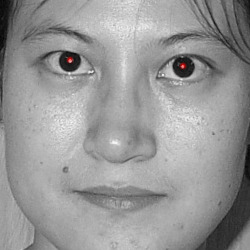
%> input picture DB0/DB0/test.jpg, 250 x 250 px
$ octave --eval "result = tnm034(imread('DB0/DB0/test.jpg'));"   (GNU Octave 9; MATLAB toolbox functions it lacks are replaced by stand-ins)
%> lines starting %> are read from the running program, lines starting %| are printed output that depends on the picture; in (x1, y1, x2, y2) boxes, pixels count from 0 and x2, y2 are one past the last pixel; in counts of white or black regions, pixels touching at a corner belong together; the program's own positions count from 1
### modifyDB1Images.m
function modifyDB1Images()

    folder = './DB1';
    files = dir(fullfile(folder, '*.jpg'));

    % Initialize cell arrays
    allImages = cell(1, numel(files));
    modifiedImages = cell(1, numel(files));
    eyeMaps = cell(1, numel(files));
    mouthMaps = cell(1, numel(files));
    combinedMaps = cell(1, numel(files));

    % New initialize cell arrays
    eyeMaps2 = cell(1, numel(files));
    mouthMaps2 = cell(1, numel(files));

    for i = 1:numel(files)
        % Read and store image
        filename = fullfile(folder, files(i).name);
        image = imread(filename);
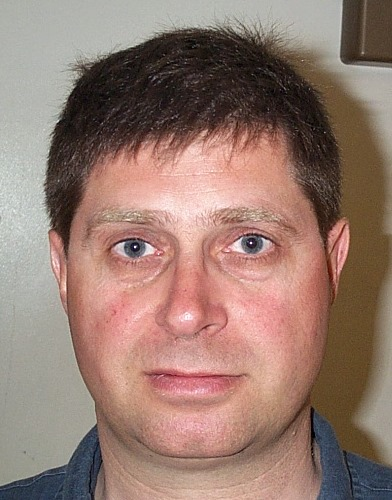
%> input picture DB1/db1_01.jpg, 392 x 500 px
%> image is the input picture: size 500x392x3 uint8; mean R, G, B 150.1, 122.6, 111.8

        % Normalize the RGB in the image
        image_corr = colorNormalizationRGB(image);
        allImages{i} = image_corr; % save normalized image to array

        rgbImage = allImages{i};
        YCrCb = ConvertRGB2YCrCb(rgbImage);

        % First map detection calls for the image
        eyeMap = eyeDetection(YCrCb);
        mouthMap = mouthDetection(YCrCb);

        % Store mapped eyes and mouth for first eye- mouuth detection
        eyeMaps{i} = eyeMap;
        mouthMaps{i} = mouthMap;

        % Insert markers into the image
        [leftEyePos, rightEyePos, mouthPos] = drawLine(eyeMap, mouthMap);

        % DON'T COMMENT OUT - WILL CRASH! (image 12 has no left eye) %
        if isempty(leftEyePos) || isempty(rightEyePos) || isempty(mouthPos)
             % Handle the case where positions are empty or detection failed
             %disp(['Processing failed for image ', num2str(i)]);
             continue; % Skip to the next iteration
        end

        % Rotates image and crops into [400, 300] size
        modifiedImage = modifyImage(rgbImage, leftEyePos, rightEyePos);

        % Calc the locations of the eye and mouth coordinates again
        fixedImage = ConvertRGB2YCrCb(modifiedImage);

        % Secound eye and mouth detection for gathering the new
        % coordinates after rotation
        eyeMap2 = eyeDetection2(fixedImage);
        mouthMap2 = mouthDetection2(fixedImage);

        % Stores the secound and final eye- mouth maps
        eyeMaps2{i} = eyeMap2;
        mouthMaps2{i} = mouthMap2;

        % Get the positions for the eyes and mouth
        [updatedLeftEyePos, updatedRightEyePos, updatedMouthPos] = drawLine(eyeMap2, mouthMap2);
        markerPositions = [updatedLeftEyePos; updatedRightEyePos; updatedMouthPos];

        % Markings on the output image with the recivied positions
        endImage = insertMarker(modifiedImage, markerPositions, 'color', 'red', size = 20);

        %Store modified image in cell array
        modifiedImages{i} = endImage;

        % Displaying the images from part one with maps and resulting images! %
        %displayImagesPart1(eyeMaps, i, mouthMaps, modifiedImages, rgbImage);

        save("images.mat","modifiedImages")
    end

end

### colorNormalizationRGB.m
function normImage = colorNormalizationRGB(image)
    r = image(:,:,1);
    g = image(:,:,2);
    b = image(:,:,3);
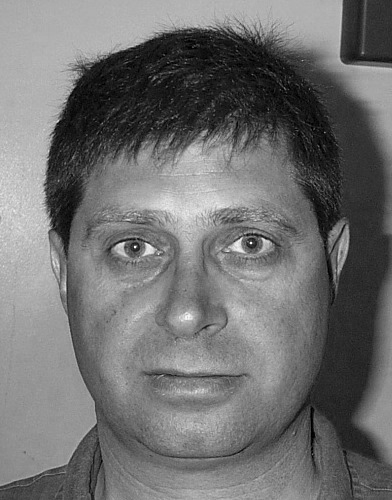
%> b: size 500x392 uint8; min 0, max 255, mean 111.8

    % Calculate the inverse mean of each color channel
    mean_R = 1/mean(r(:));
%> mean_R = 0.00666
    mean_G = 1/mean(g(:));
%> mean_G = 0.00816
    mean_B = 1/mean(b(:));
%> mean_B = 0.00894

    % Finding the highest value of the RGB mean
    maxRGB = max(max(mean_R,mean_G),mean_B);
%> maxRGB = 0.00894

    % Normalize the r,g,b
    mean_R = mean_R/maxRGB;
%> mean_R = 0.745
    mean_G = mean_G/maxRGB;
%> mean_G = 0.912
    mean_B = mean_B/maxRGB;
%> mean_B = 1

    % Scale each color channel by its normalized mean
    r = r * mean_R;
    g = g * mean_G;
    b = b * mean_B;

    % Putting together the color channels again
    normImage = cat(3, r,g,b);
end

### ConvertRGB2YCrCb.m
function YCrCb = ConvertRGB2YCrCb(rgb)
    % Function for normalizing the rgb color
    % and converting it to YCrCb color space

    r = rgb(:,:,1);
    g = rgb(:,:,2);
    b = rgb(:,:,3);

    % Calculate the inverse means of each color channel
    meanR = 1/mean(r(:));
%> meanR = 0.00894
    meanG = 1/mean(g(:));
%> meanG = 0.00894
    meanB = 1/mean(b(:));
%> meanB = 0.00894

    maxRGB = max(max(meanR,meanG),meanB);

    % Normalize each inverse mean
    meanR = meanR/maxRGB;
%> meanR = 1
    meanG = meanG/maxRGB;
%> meanG = 1
    meanB = meanB/maxRGB;
%> meanB = 1

    % Scale each color channel by its normalized mean
    r = r * meanR;
    g = g * meanG;
    b = b * meanB;

    rgb = cat(3, r,g,b);

    YCrCb = rgb2ycbcr(rgb);
%> YCrCb: size 500x392x3 uint8; mean of channels 1, 2, 3 112.1, 128, 128

end

### eyeDetection.m
function eyeMap = eyeDetection(YCrCb)

    % Chrominance component calculation
    Y = double(YCrCb(:,:,1));
    Cb = double(YCrCb(:,:,2));
    Cr = double(YCrCb(:,:,3));

    %Normalize (Cb^2), (Cr^2); and (Cb/Cr) 0-255
    Cb2_norm = normalize(Cb.^2, 'norm');
    Cb2_255_norm = normalize((Cb.^2)-1, 'norm');
    CbCr_norm = normalize((Cb./Cr), 'norm');

    % Chrominance map
    EyeMapC = (1/3) * (Cb2_norm + Cb2_255_norm + CbCr_norm);

    % Luminance component calculation
    radius = 9; % Can be changed but not recommended
    se = strel('disk', radius);

    % Apply the kernel, here se, to the luminance component
    dilationY = imdilate(Y, se);
    erosionY = imerode(Y, se);

    % Luminance map
    eyeMapL = dilationY ./ (erosionY + 1);

    % Combine the maps to one EyeMap
    eyeMap = eyeMapL .* EyeMapC;

    threshold = 0.332; % Can be changed but not recommended
    eyeMap = (eyeMap > threshold);
%> eyeMap: size 500x392 logical; 0.54% white; 13 white regions (7 under 20 px), largest, box (x1, y1, x2, y2) and area: (122, 235, 147, 257) 367, (49, 113, 67, 131) 221, (243, 236, 268, 250) 200, (67, 86, 81, 105) 158, (239, 237, 255, 253) 74, (183, 32, 197, 36) 32

    eyeMap = imdilate(eyeMap, se);
%> eyeMap: size 500x392 logical; 2.8% white; 7 white regions, largest, box (x1, y1, x2, y2) and area: (41, 76, 89, 139) 1647, (114, 227, 155, 265) 1203, (231, 228, 276, 261) 1158
    eyeMap = imdilate(eyeMap, se);
%> eyeMap: size 500x392 logical; 6.5% white; 7 white regions, largest, box (x1, y1, x2, y2) and area: (33, 68, 97, 147) 3275, (106, 219, 163, 273) 2439, (223, 220, 284, 269) 2383
    eyeMap = imerode(eyeMap, se);
%> eyeMap: size 500x392 logical; 2.8% white; 7 white regions, largest, box (x1, y1, x2, y2) and area: (41, 76, 89, 139) 1665, (114, 227, 155, 265) 1203, (231, 228, 276, 261) 1159
    eyeMap = imdilate(eyeMap, se);
    eyeMap = imerode(eyeMap, se);

    % Remove small and large regions from the binary mask
    minArea = 100;  % Adjust as needed, but ok as it is!
    maxArea = 5000; % Adjust as needed, but ok as it is!

    eyeMap = bwareaopen(eyeMap, minArea);
    eyeMap = bwareafilt(eyeMap, [minArea, maxArea]);

    % Get image dimensions
    [height, width] = size(eyeMap);

    % Label connected components in the binary mask
    labeledMask = bwlabel(eyeMap);
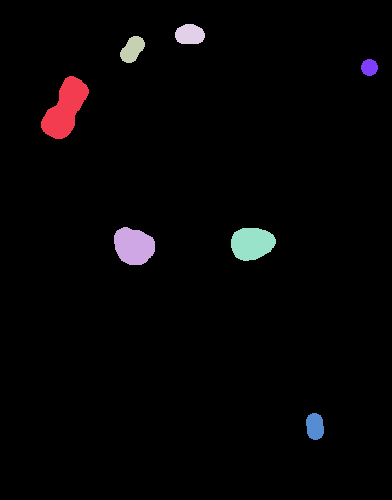
%> labeledMask: size 500x392 double; 8 distinct labels, from 0 to 7; one colour per label, 0 black

    % Remove regions outside the set range
    for i = 1:max(labeledMask(:))
        regionProperties = regionprops(labeledMask == i, 'Centroid');
        centroidX = regionProperties.Centroid(1);
        centroidY = regionProperties.Centroid(2);

        % Define ranges for the middle of the image
        middleRangeX = [width*0.1555, width*0.8];
        middleRangeY = [height*0.4, height*0.5];

        % Check if the centroid is outside the middle range, if so set
        % pixel value to 0
        if centroidX < middleRangeX(1) || centroidX > middleRangeX(2) || ...
           centroidY < middleRangeY(1) || centroidY > middleRangeY(2)
            eyeMap(labeledMask == i) = 0;
        end
    end
%> this loop made 7 passes
%> (centroidX, centroidY) on passes 2, 3, 5, 6, 7: (134.4, 246.7), (133, 50), (252.6, 244.1), (315.5, 427), (370, 68)
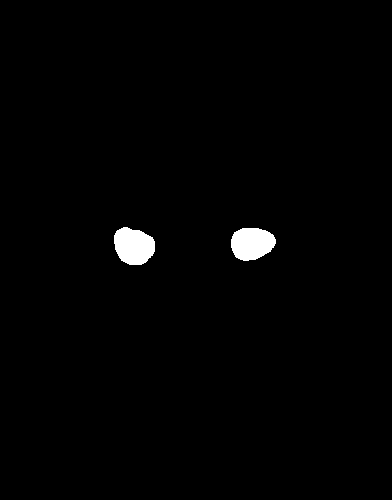
%> eyeMap: size 500x392 logical; 1.2% white; 2 white regions, box (x1, y1, x2, y2) and area: (114, 227, 155, 265) 1203, (231, 228, 276, 261) 1159
end

### mouthDetection.m
function mouthMap = mouthDetection(YCrCb)

    Cb = double(YCrCb(:,:,2));
    Cr = double(YCrCb(:,:,3));

    % Use the paper's formula for eta
    eta = 0.95 * (0.5 * sum(Cr.^2)) / (0.5 * sum(Cr./Cb));
%> eta = 15582.2
    mouthMapFormula = Cr.^2 .* (Cr.^2 - eta * Cr./Cb).^2;

    % Make it binary
    mouthMapFormula = (mouthMapFormula - min(mouthMapFormula(:))) / ...
                      (max(mouthMapFormula(:)) - min(mouthMapFormula(:)));
    threshold = 0.4105; % Can be tweaked, but right now ok!

    mouthMap = mouthMapFormula > threshold;
%> mouthMap: size 500x392 logical; 0.48% white; 5 white regions (4 under 20 px), largest, box (x1, y1, x2, y2) and area: (158, 371, 225, 391) 923
    SE = strel('disk', 10);
    mouthMap = imclose(mouthMap, SE);
%> mouthMap: size 500x392 logical; 0.53% white; 3 white regions (2 under 20 px), largest, box (x1, y1, x2, y2) and area: (153, 371, 225, 391) 1038
    mouthMap = imclearborder(mouthMap);

    % Remove small and large regions from the binary mask
    % Got the numbers by trail and error
    minArea = 40;
    maxArea = 20000;

    mouthMap = bwareaopen(mouthMap, minArea);
%> mouthMap: size 500x392 logical; 0.53% white; 1 white region, box (x1, y1, x2, y2) and area: (153, 371, 225, 391) 1038
    mouthMap = bwareafilt(mouthMap, [minArea, maxArea]);

    % Get image dimensions
    [height, width] = size(mouthMap);

    % Label connected components in the binary mask
    labeledMask = bwlabel(mouthMap);

    % Remove regions outside the specified range
    for i = 1:max(labeledMask(:))
        regionProperties = regionprops(labeledMask == i, 'Centroid');
        centroidX = regionProperties.Centroid(1);
        centroidY = regionProperties.Centroid(2);

        % Define ranges for the middle-bottom of the image
        middleRangeX = [width*0.3, width*0.7];
        middleRangeY = [height*0.6, height*0.8];

        % Check if the centroid is outside the middle-bottom range
        if centroidX < middleRangeX(1) || centroidX > middleRangeX(2) || ...
           centroidY < middleRangeY(1) || centroidY > middleRangeY(2)
             mouthMap(labeledMask == i) = 0;
        end
    end
%> this loop made 1 pass
%> (centroidX, centroidY, middleRangeX, middleRangeY) on pass 1: (190.7, 381.8, [117.6 274.4], [300 400])
end

### drawLine.m
function [leftEyePos, rightEyePos, mouthPos] = drawLine(eyeMap, mouthMap)

    % Find and count connected components in eyeMap
    CC = bwconncomp(eyeMap);
%> CC = 2 connected components
    % Measures properties for each connected component
    % in CC, which is a structure returned by bwconncomp
    statsEye = regionprops(CC, 'PixelList');
%> statsEye = 2 items

    % Makes sure image do not contain less stan 2 eyes
    if numel(statsEye) < 2
        % Insufficient eye regions detected, return empty array
        leftEyePos = [];
        rightEyePos = [];
        mouthPos = [];
        return;
    end

    % Sort eyes based on x-coordinates
    % cellfun applys function to every cell in the array
    % It calculates the mean of x-coordinates for each
    % connected component's PixelList and sorts the result

    % The '~' is used to discard the sorted values, as only the indices are needed
    [~, sortedIdxEyes] = sort(cellfun(@(x) mean(x(:, 1)), {statsEye.PixelList}));
%> sortedIdxEyes = [1 2]

    % Returns the number of elements in the statsEye array
    statsEye = statsEye(sortedIdxEyes);

    % Assuming there are two eyes,
    % Calculate the mean position of pixels for
    % the first and second connected components
    leftEyePos = mean(statsEye(1).PixelList);
%> leftEyePos = [134.4 246.7]
    rightEyePos = mean(statsEye(2).PixelList);
%> rightEyePos = [252.6 244.1]

    % Find and count connected components in mouthMap
    CC = bwconncomp(mouthMap);
%> CC = 1 connected component
    statsMouth = regionprops(CC, 'PixelList');

    if numel(statsMouth) < 1
        % No mouth detected
        leftEyePos = [];
        rightEyePos = [];
        mouthPos = [];
        return;
    end

    % Assuming there is one mouth
    mouthPos = mean(statsMouth(1).PixelList);
%> mouthPos = [190.7 381.8]
%> in modifyDB1Images, `[leftEyePos, rightEyePos, mouthPos] = drawLine(eyeMap, mouthMap);`: leftEyePos = [134.4 246.7]; rightEyePos = [252.6 244.1]; mouthPos = [190.7 381.8]
end

### modifyImage.m
function modifiedImage = modifyImage(inputImage, leftEyePos, rightEyePos)
%> called with leftEyePos = [134.4 246.7], rightEyePos = [252.6 244.1]
    % Function made for rotating and cropping every image for
    % better feature extraction.

    % Calculate the angle of rotation needed
    theta = atan2(rightEyePos(2) - leftEyePos(2), rightEyePos(1) - leftEyePos(1)) * 180 / pi;
%> theta = -1.26
    %modifiedImage = imrotate(inputImage, theta, 'bicubic', 'loose');

    % NOTE!! rotateAround() is made by Jan Motl (jan@motl.us), see
    % 'externfucntions' --> 'license.txt' for more information on usage
    % rights.
    modifiedImage = rotateAround(inputImage, leftEyePos(2), leftEyePos(1), theta, 'bicubic');

    % --- Crop image --- %
    % Calculate the distance between the left and right eyes to determine the width
    hyp = norm(leftEyePos - rightEyePos);

    % Calculate the center point between the eyes
    middle = leftEyePos + [hyp/2, 0];

    % Calculate the top-left corner of the cropped region
    LtopConor = middle + [hyp * -0.80, -hyp * 0.5];

    % Calculate the bottom-right corner of the cropped region
    RDownConor = middle + [hyp * 0.90, hyp * 1.5];

    % Crop the image using the calculated region and resize it to a fixed size (400x300)
    modifiedImage = imresize(imcrop(modifiedImage, [LtopConor RDownConor - LtopConor]), [400, 300]);

end

### rotateAround.m
function output=rotateAround(image, pointY, pointX, angle, varargin)
%> called with pointY = 246.7, pointX = 134.4, angle = -1.26
% ROTATEAROUND rotates an image.
%   ROTATED=ROTATEAROUND(IMAGE, POINTY, POINTX, ANGLE) rotates IMAGE around
%   the point [POINTY, POINTX] by ANGLE degrees. To rotate the image
%   clockwise, specify a negative value for ANGLE.
%
%   ROTATED=ROTATEAROUND(IMAGE, POINTY, POINTX, ANGLE, METHOD) rotates the
%   image with specified method:
%       'nearest'       Nearest-neighbor interpolation
%       'bilinear'      Bilinear interpolation
%       'bicubic'       Bicubic interpolation
%    The default is fast 'nearest'. Switch to 'bicubic' for nicer results.
%
%   Example
%   -------
%       imshow(rotateAround(imread('eight.tif'), 1, 1, 10));
%
%   See also IMROTATE, PADARRAY.

%   Contributed by Jan Motl (jan@motl.us)
%   $Revision: 1.2 $  $Date: 2014/05/01 12:08:01 $

% Parameter checking.
numvarargs = length(varargin);
if numvarargs > 1
    error('myfuns:somefun2Alt:TooManyInputs', ...
        'requires at most 1 optional input');
end
optargs = {'nearest'};    % Set defaults for optional inputs
optargs(1:numvarargs) = varargin;
[method] = optargs{:};    % Place optional args in memorable variable names
%> method = 'bicubic'

% Initialization.
[imageHeight imageWidth ~] = size(image);
centerX = floor(imageWidth/2+1);
centerY = floor(imageHeight/2+1);

dy = centerY-pointY;
%> dy = 4.26
dx = centerX-pointX;
%> dx = 62.63

% How much would the "rotate around" point shift if the
% image was rotated about the image center.
[theta, rho] = cart2pol(-dx,dy);
%> theta = 3.07; rho = 62.77
[newX, newY] = pol2cart(theta+angle*(pi/180), rho);
%> newX = -62.52; newY = 5.64
shiftX = round(pointX-(centerX+newX));
%> shiftX = 0
shiftY = round(pointY-(centerY-newY));
%> shiftY = 1

% Pad the image to preserve the whole image during the rotation.
padX = abs(shiftX);
%> padX = 0
padY = abs(shiftY);
%> padY = 1

padded = padarray(image, [padY padX]);

% Rotate the image around the center.
rot = imrotate(padded, angle, method, 'crop');

% Crop the image.
output = rot(padY+1-shiftY:end-padY-shiftY, padX+1-shiftX:end-padX-shiftX, :);
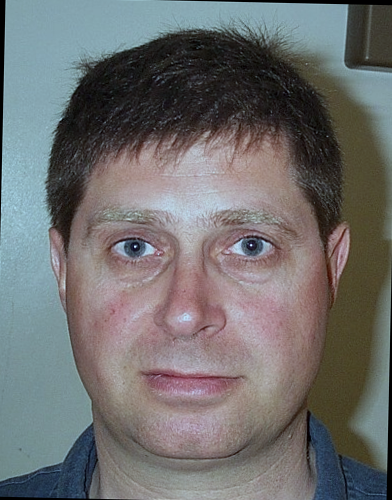
%> output: size 500x392x3 uint8; mean R, G, B 110.7, 110.5, 110.5
%> in modifyImage, `hyp = norm(leftEyePos - rightEyePos);`: hyp = 118.2
%> in modifyImage, `middle = leftEyePos + [hyp/2, 0];`: middle = [193.5 246.7]
%> in modifyImage, `LtopConor = middle + [hyp * -0.80, -hyp * 0.5];`: LtopConor = [98.9 187.6]
%> in modifyImage, `RDownConor = middle + [hyp * 0.90, hyp * 1.5];`: RDownConor = [299.9 424.1]
%> in ConvertRGB2YCrCb (call 2), `g = rgb(:,:,2);`:
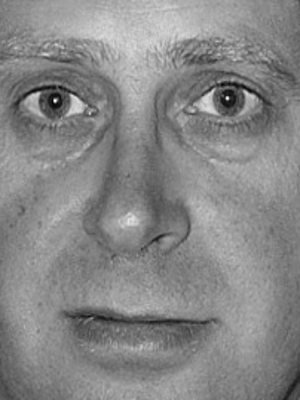
%> g: size 400x300 uint8; min 0, max 255, mean 135
%> in ConvertRGB2YCrCb (call 2), `meanR = 1/mean(r(:));`: meanR = 0.00656
%> in ConvertRGB2YCrCb (call 2), `meanG = 1/mean(g(:));`: meanG = 0.0074
%> in ConvertRGB2YCrCb (call 2), `meanB = 1/mean(b(:));`: meanB = 0.0073
%> in ConvertRGB2YCrCb (call 2), `maxRGB = max(max(meanR,meanG),meanB);`: maxRGB = 0.0074
%> in ConvertRGB2YCrCb (call 2), `meanR = meanR/maxRGB;`: meanR = 0.886
%> in ConvertRGB2YCrCb (call 2), `meanG = meanG/maxRGB;`: meanG = 1
%> in ConvertRGB2YCrCb (call 2), `meanB = meanB/maxRGB;`: meanB = 0.986

### eyeDetection2.m
function EyeMap2 = eyeDetection2(YCrCb)

    % Chrominance component calculation
    Y = double(YCrCb(:,:,1));
%> Y: size 400x300 double
    Cb = double(YCrCb(:,:,2));
%> Cb: size 400x300 double
    Cr = double(YCrCb(:,:,3));
%> Cr: size 400x300 double

    %Normalize (Cb^2), (Cr^2); and (Cb/Cr) 0-255
    Cb2_norm = normalize(Cb.^2, 'norm');
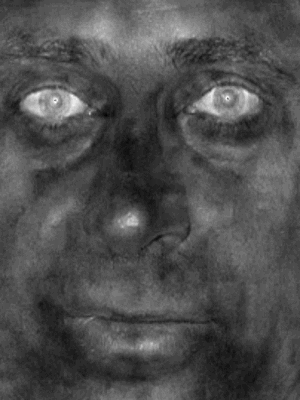
%> Cb2_norm: size 400x300 double; min 0.0424, max 0.0668, mean 0.0499; drawn with min black and max white
    Cb2_255_norm = normalize((Cb.^2)-1, 'norm');
%> Cb2_255_norm: size 400x300 double
    CbCr_norm = normalize((Cb./Cr), 'norm');
    % Chrominance map
    EyeMapC = (1/3) * (Cb2_norm + Cb2_255_norm + CbCr_norm);

    % Luminance component calculation
    radius = 9;
    se = strel('disk', radius);

    % Apply the kernel, here se, to the luminance component
    dilationY = imdilate(Y, se);
    erosionY = imerode(Y, se);

    % Luminance map
    EyeMapL = dilationY ./ (erosionY + 1);

    EyeMap = EyeMapL .* EyeMapC;

    threshold = 0.38; % Tweak if needed, 0.5 worked fine
    EyeMap2 = (EyeMap > threshold);

    EyeMap2 = imdilate(EyeMap2, se);
    EyeMap2 = imdilate(EyeMap2, se);
    EyeMap2 = imerode(EyeMap2, se);
    EyeMap2 = imdilate(EyeMap2, se);
    EyeMap2 = imerode(EyeMap2, se);

    % Remove small and large regions from the binary mask
    minArea = 10; % Adjust as needed
    maxArea = 7000; % Adjust as needed

    EyeMap2 = bwareaopen(EyeMap2, minArea);
    EyeMap2 = bwareafilt(EyeMap2, [minArea, maxArea]);

    % Get image dimensions
    [height, width] = size(EyeMap2);

    % Label connected components in the binary mask
    labeledMask = bwlabel(EyeMap2);

    % Remove regions outside the specified range
    for i = 1:max(labeledMask(:))
        regionProperties = regionprops(labeledMask == i, 'Centroid');
        centroidX = regionProperties.Centroid(1);
        centroidY = regionProperties.Centroid(2);

        % Define ranges for the middle of the image (adjust as needed)
        middleRangeX = [width*0.1, width*0.9];
        middleRangeY = [height*0.1, height*0.5];

        % Check if the centroid is outside the middle range
        if centroidX < middleRangeX(1) || centroidX > middleRangeX(2) || ...
           centroidY < middleRangeY(1) || centroidY > middleRangeY(2)
            EyeMap2(labeledMask == i) = 0;
        end
    end
%> this loop made 2 passes
%> (regionProperties, centroidX, centroidY, middleRangeX, middleRangeY) on passes 1 to 2: ({Centroid [53.4 100.1]}, 53.37, 100.1, [30 270], [40 200]), ({Centroid [233.7 95.6]}, 233.7, 95.55, [30 270], [40 200])

end

### mouthDetection2.m
function mouthMap2 = mouthDetection2(YCrCb)

    Cb = double(YCrCb(:,:,2));
    Cr = double(YCrCb(:,:,3));

    % Use the paper's formula for eta
    eta = 0.95 * (0.5 * sum(Cr.^2)) / (0.5 * sum(Cr./Cb));
%> eta = 15572.1
    mouthMapFormula = Cr.^2 .* (Cr.^2 - eta * Cr./Cb).^2;

    % Make it binary.
    mouthMapFormula = (mouthMapFormula - min(mouthMapFormula(:))) / (max(mouthMapFormula(:)) - min(mouthMapFormula(:)));
    threshold = 0.5; % Can be tweaked

    mouthMap2 = mouthMapFormula > threshold;
    SE = strel('disk', 11);
    mouthMap2 = imclose(mouthMap2, SE);
    mouthMap2 = imclose(mouthMap2, SE);
    %mouthMap2 = imclearborder(mouthMap2);

    % Remove small and large regions from the binary mask
    minArea = 100; % Adjust as needed
    maxArea = 7000; % Adjust as needed

    mouthMap2 = bwareaopen(mouthMap2, minArea);
    mouthMap2 = bwareafilt(mouthMap2, [minArea, maxArea]);

    % Get image dimensions
    [height, width] = size(mouthMap2);

    % Label connected components in the binary mask
    labeledMask = bwlabel(mouthMap2);

    % Remove regions outside the specified range
    for i = 1:max(labeledMask(:))
        regionProperties = regionprops(labeledMask == i, 'Centroid');
        centroidX = regionProperties.Centroid(1);
        centroidY = regionProperties.Centroid(2);

        % Define ranges for the middle-bottom of the image (adjust as needed)
        middleRangeX = [0, width];
        middleRangeY = [height*0.7, height];

        % Check if the centroid is outside the middle-bottom range
        if centroidX < middleRangeX(1) || centroidX > middleRangeX(2) || ...
           centroidY < middleRangeY(1) || centroidY > middleRangeY(2)
            mouthMap2(labeledMask == i) = 0;
        end
    end
%> this loop made 1 pass
%> (centroidX, centroidY, middleRangeX, middleRangeY) on pass 1: (133.4, 326.4, [0 300], [280 400])
%> in modifyDB1Images, `[updatedLeftEyePos, updatedRightEyePos, updatedMouthPos] = drawLine(ey..`: updatedLeftEyePos = [53.37 100.1]; updatedRightEyePos = [233.7 95.55]; updatedMouthPos = [133.4 326.4]
%> in modifyDB1Images, `markerPositions = [updatedLeftEyePos; updatedRightEyePos; updatedMouth..`: markerPositions = [53.37 100.1; 233.7 95.55; 133.4 326.4]

end

### PCA.m
function foundIndex = PCA(testImagePath, modifiedImages)

%> the run ends on the next line
modifiedImages(:, 12) = [];
nrOfImages = size(modifiedImages, 2);

[w, h, ~] = size(modifiedImages{1});

columnLength = w*h;

% Transform into vector
imageVectors = zeros(columnLength, nrOfImages);
for i = 1:nrOfImages
    image = im2gray(modifiedImages{i});
    image = double(reshape(image, [], 1));
    imageVectors(:, i) = image;
end


% Find eigenvectors and diff
[eigenVecs, diff, meanFace] = CalculateEigenVectors(imageVectors, columnLength, nrOfImages);

% Finding weight (for every eigenface)
[EigenFaces, W] =  CalculateEigenFaces(eigenVecs,  diff);


% To classify - smallest distance

testImage = ImageProcessing(testImagePath);

if testImage == 0
    foundIndex = 0;
    return
end


testWeight = FindWeight(testImage, meanFace, EigenFaces);


[foundIndex, ~] = FaceRecognition(testWeight, W, nrOfImages);

end

### tnm034.m
%%%%%%%%%%%%%%%%%%%%%%%%%%
function id = tnm034(im)
%
% im: Image of unknown face, RGB-image in uint8 format in the
% range [0,255]
%
% id: The identity number (integer) of the identified person,
% i.e. ‘1’, ‘2’,…,‘16’ for the persons belonging to ‘db1’
% and ‘0’ for all other faces.
%
% Your program code.
%%%%%%%%%%%%%%%%%%%%%%%%%

modifyDB1Images();

load("images.mat", "modifiedImages");

id = PCA(im, modifiedImages);

end
